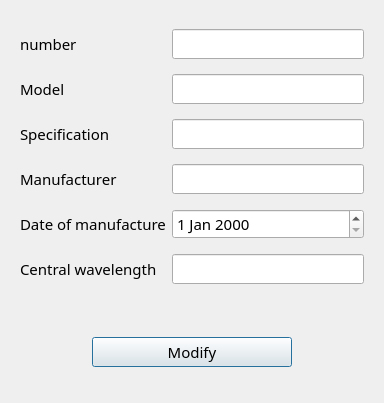
<?xml version="1.0" encoding="UTF-8"?>
<ui version="4.0">
 <class>modify_sensor_dialog</class>
 <widget class="QDialog" name="modify_sensor_dialog">
  <property name="geometry">
   <rect>
    <x>0</x>
    <y>0</y>
    <width>384</width>
    <height>403</height>
   </rect>
  </property>
  <property name="font">
   <font>
    <family>微软雅黑</family>
    <pointsize>11</pointsize>
   </font>
  </property>
  <property name="windowTitle">
   <string>Dialog</string>
  </property>
  <property name="windowIcon">
   <iconset resource="images.qrc">
    <normaloff>:/new/prefix1/MyImages/Br01.svg</normaloff>:/new/prefix1/MyImages/Br01.svg</iconset>
  </property>
  <layout class="QGridLayout" name="gridLayout_3">
   <item row="0" column="0">
    <widget class="QWidget" name="widget_2" native="true">
     <layout class="QGridLayout" name="gridLayout_2">
      <item row="0" column="0">
       <widget class="QLabel" name="numberLabel">
        <property name="maximumSize">
         <size>
          <width>148</width>
          <height>30</height>
         </size>
        </property>
        <property name="text">
         <string>number</string>
        </property>
       </widget>
      </item>
      <item row="0" column="1">
       <widget class="QLineEdit" name="numberLineEdit">
        <property name="minimumSize">
         <size>
          <width>0</width>
          <height>30</height>
         </size>
        </property>
        <property name="maximumSize">
         <size>
          <width>200</width>
          <height>30</height>
         </size>
        </property>
       </widget>
      </item>
      <item row="1" column="0">
       <widget class="QLabel" name="modelLabel">
        <property name="maximumSize">
         <size>
          <width>148</width>
          <height>30</height>
         </size>
        </property>
        <property name="text">
         <string>Model</string>
        </property>
       </widget>
      </item>
      <item row="1" column="1">
       <widget class="QLineEdit" name="modelLineEdit">
        <property name="minimumSize">
         <size>
          <width>0</width>
          <height>30</height>
         </size>
        </property>
        <property name="maximumSize">
         <size>
          <width>200</width>
          <height>30</height>
         </size>
        </property>
       </widget>
      </item>
      <item row="2" column="0">
       <widget class="QLabel" name="specificationLabel">
        <property name="maximumSize">
         <size>
          <width>148</width>
          <height>30</height>
         </size>
        </property>
        <property name="text">
         <string>Specification</string>
        </property>
       </widget>
      </item>
      <item row="2" column="1">
       <widget class="QLineEdit" name="specificationLineEdit">
        <property name="minimumSize">
         <size>
          <width>0</width>
          <height>30</height>
         </size>
        </property>
        <property name="maximumSize">
         <size>
          <width>200</width>
          <height>30</height>
         </size>
        </property>
       </widget>
      </item>
      <item row="3" column="0">
       <widget class="QLabel" name="manufacturerLabel">
        <property name="maximumSize">
         <size>
          <width>148</width>
          <height>30</height>
         </size>
        </property>
        <property name="text">
         <string>Manufacturer</string>
        </property>
       </widget>
      </item>
      <item row="3" column="1">
       <widget class="QLineEdit" name="manufacturerLineEdit">
        <property name="minimumSize">
         <size>
          <width>0</width>
          <height>30</height>
         </size>
        </property>
        <property name="maximumSize">
         <size>
          <width>200</width>
          <height>30</height>
         </size>
        </property>
       </widget>
      </item>
      <item row="4" column="0">
       <widget class="QLabel" name="dateOfManufactureLabel">
        <property name="maximumSize">
         <size>
          <width>148</width>
          <height>30</height>
         </size>
        </property>
        <property name="text">
         <string>Date of manufacture</string>
        </property>
       </widget>
      </item>
      <item row="4" column="1">
       <widget class="QDateEdit" name="dateOfManufactureDateEdit">
        <property name="minimumSize">
         <size>
          <width>0</width>
          <height>30</height>
         </size>
        </property>
        <property name="maximumSize">
         <size>
          <width>200</width>
          <height>30</height>
         </size>
        </property>
       </widget>
      </item>
      <item row="5" column="0">
       <widget class="QLabel" name="centralWavelengthLabel">
        <property name="maximumSize">
         <size>
          <width>148</width>
          <height>30</height>
         </size>
        </property>
        <property name="text">
         <string>Central wavelength</string>
        </property>
       </widget>
      </item>
      <item row="5" column="1">
       <widget class="QLineEdit" name="centralWavelengthLineEdit">
        <property name="minimumSize">
         <size>
          <width>0</width>
          <height>30</height>
         </size>
        </property>
        <property name="maximumSize">
         <size>
          <width>200</width>
          <height>30</height>
         </size>
        </property>
       </widget>
      </item>
     </layout>
    </widget>
   </item>
   <item row="1" column="0">
    <widget class="QWidget" name="widget" native="true">
     <property name="maximumSize">
      <size>
       <width>16777215</width>
       <height>80</height>
      </size>
     </property>
     <layout class="QGridLayout" name="gridLayout">
      <item row="0" column="0">
       <widget class="QPushButton" name="Confirm_revision_pushButton">
        <property name="minimumSize">
         <size>
          <width>200</width>
          <height>30</height>
         </size>
        </property>
        <property name="maximumSize">
         <size>
          <width>200</width>
          <height>30</height>
         </size>
        </property>
        <property name="text">
         <string>Modify</string>
        </property>
        <property name="icon">
         <iconset resource="images.qrc">
          <normaloff>:/new/prefix1/MyImages/checkmark.svg</normaloff>:/new/prefix1/MyImages/checkmark.svg</iconset>
        </property>
       </widget>
      </item>
     </layout>
    </widget>
   </item>
  </layout>
 </widget>
 <resources>
  <include location="images.qrc"/>
 </resources>
 <connections/>
</ui>
